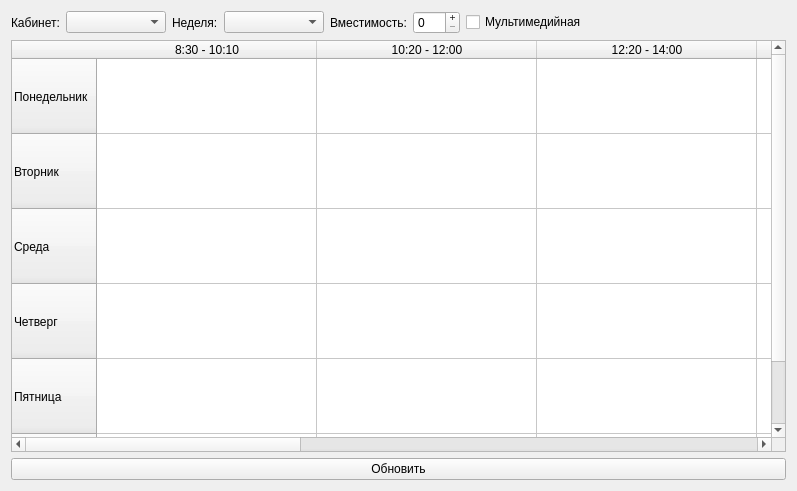
<?xml version="1.0" encoding="UTF-8"?>
<ui version="4.0">
 <class>ScheduleForm</class>
 <widget class="QWidget" name="ScheduleForm">
  <property name="geometry">
   <rect>
    <x>0</x>
    <y>0</y>
    <width>797</width>
    <height>491</height>
   </rect>
  </property>
  <property name="sizePolicy">
   <sizepolicy hsizetype="Expanding" vsizetype="Expanding">
    <horstretch>0</horstretch>
    <verstretch>0</verstretch>
   </sizepolicy>
  </property>
  <property name="maximumSize">
   <size>
    <width>16777215</width>
    <height>16777215</height>
   </size>
  </property>
  <property name="windowTitle">
   <string>Form</string>
  </property>
  <layout class="QGridLayout" name="gridLayout">
   <item row="1" column="0">
    <widget class="QTableWidget" name="ScheduleTable">
     <property name="editTriggers">
      <set>QAbstractItemView::NoEditTriggers</set>
     </property>
     <property name="selectionMode">
      <enum>QAbstractItemView::SingleSelection</enum>
     </property>
     <property name="selectionBehavior">
      <enum>QAbstractItemView::SelectItems</enum>
     </property>
     <property name="gridStyle">
      <enum>Qt::SolidLine</enum>
     </property>
     <property name="cornerButtonEnabled">
      <bool>true</bool>
     </property>
     <attribute name="horizontalHeaderCascadingSectionResizes">
      <bool>false</bool>
     </attribute>
     <attribute name="horizontalHeaderDefaultSectionSize">
      <number>220</number>
     </attribute>
     <attribute name="horizontalHeaderMinimumSectionSize">
      <number>220</number>
     </attribute>
     <attribute name="horizontalHeaderShowSortIndicator" stdset="0">
      <bool>false</bool>
     </attribute>
     <attribute name="horizontalHeaderStretchLastSection">
      <bool>false</bool>
     </attribute>
     <attribute name="verticalHeaderDefaultSectionSize">
      <number>75</number>
     </attribute>
     <attribute name="verticalHeaderMinimumSectionSize">
      <number>75</number>
     </attribute>
     <attribute name="verticalHeaderStretchLastSection">
      <bool>false</bool>
     </attribute>
     <row>
      <property name="text">
       <string>Понедельник</string>
      </property>
     </row>
     <row>
      <property name="text">
       <string>Вторник</string>
      </property>
     </row>
     <row>
      <property name="text">
       <string>Среда</string>
      </property>
     </row>
     <row>
      <property name="text">
       <string>Четверг</string>
      </property>
     </row>
     <row>
      <property name="text">
       <string>Пятница</string>
      </property>
     </row>
     <row>
      <property name="text">
       <string>Суббота</string>
      </property>
     </row>
     <column>
      <property name="text">
       <string>8:30 - 10:10</string>
      </property>
     </column>
     <column>
      <property name="text">
       <string>10:20 - 12:00</string>
      </property>
     </column>
     <column>
      <property name="text">
       <string>12:20 - 14:00</string>
      </property>
     </column>
     <column>
      <property name="text">
       <string>14:10 - 15:50</string>
      </property>
     </column>
     <column>
      <property name="text">
       <string>16:00 - 17:40</string>
      </property>
     </column>
     <column>
      <property name="text">
       <string>18:00 - 19:30</string>
      </property>
     </column>
     <column>
      <property name="text">
       <string>19:40 - 21:10</string>
      </property>
     </column>
     <column>
      <property name="text">
       <string>21:20 - 22:50</string>
      </property>
     </column>
    </widget>
   </item>
   <item row="0" column="0">
    <layout class="QHBoxLayout" name="horizontalLayout_2">
     <item>
      <widget class="QLabel" name="RoomLabel">
       <property name="text">
        <string>Кабинет:</string>
       </property>
      </widget>
     </item>
     <item>
      <widget class="QComboBox" name="RoomsComboBox">
       <property name="sizePolicy">
        <sizepolicy hsizetype="Preferred" vsizetype="Fixed">
         <horstretch>0</horstretch>
         <verstretch>0</verstretch>
        </sizepolicy>
       </property>
       <property name="minimumSize">
        <size>
         <width>100</width>
         <height>0</height>
        </size>
       </property>
       <property name="editable">
        <bool>false</bool>
       </property>
       <property name="currentIndex">
        <number>-1</number>
       </property>
      </widget>
     </item>
     <item>
      <widget class="QLabel" name="label">
       <property name="text">
        <string>Неделя:</string>
       </property>
      </widget>
     </item>
     <item>
      <widget class="QComboBox" name="WeekComboBox">
       <property name="minimumSize">
        <size>
         <width>100</width>
         <height>0</height>
        </size>
       </property>
      </widget>
     </item>
     <item>
      <widget class="QLabel" name="label_2">
       <property name="text">
        <string>Вместимость:</string>
       </property>
      </widget>
     </item>
     <item>
      <widget class="QSpinBox" name="capacity">
       <property name="buttonSymbols">
        <enum>QAbstractSpinBox::PlusMinus</enum>
       </property>
       <property name="maximum">
        <number>300</number>
       </property>
      </widget>
     </item>
     <item>
      <widget class="QCheckBox" name="Multimedia">
       <property name="layoutDirection">
        <enum>Qt::LeftToRight</enum>
       </property>
       <property name="text">
        <string>Мультимедийная</string>
       </property>
      </widget>
     </item>
     <item>
      <spacer name="horizontalSpacer">
       <property name="orientation">
        <enum>Qt::Horizontal</enum>
       </property>
       <property name="sizeHint" stdset="0">
        <size>
         <width>40</width>
         <height>20</height>
        </size>
       </property>
      </spacer>
     </item>
    </layout>
   </item>
   <item row="2" column="0">
    <widget class="QPushButton" name="RefreshButton">
     <property name="text">
      <string>Обновить</string>
     </property>
    </widget>
   </item>
  </layout>
 </widget>
 <resources/>
 <connections/>
</ui>
